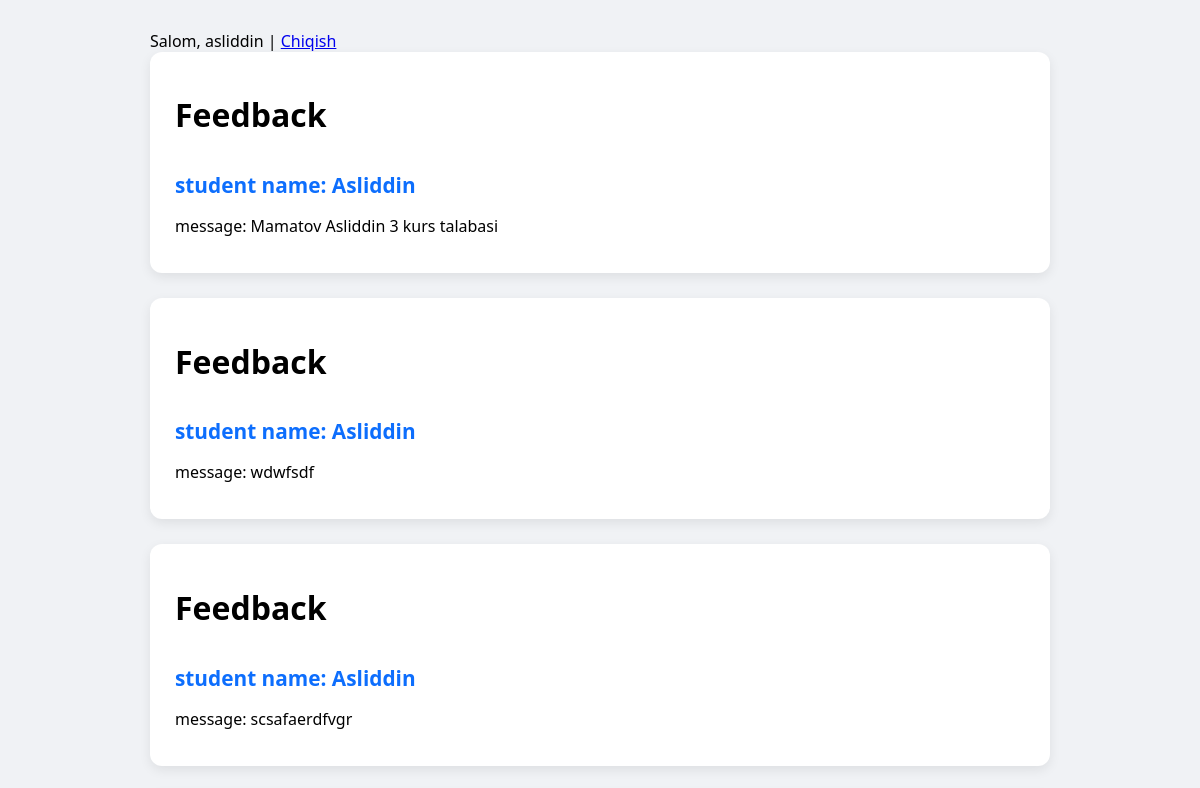
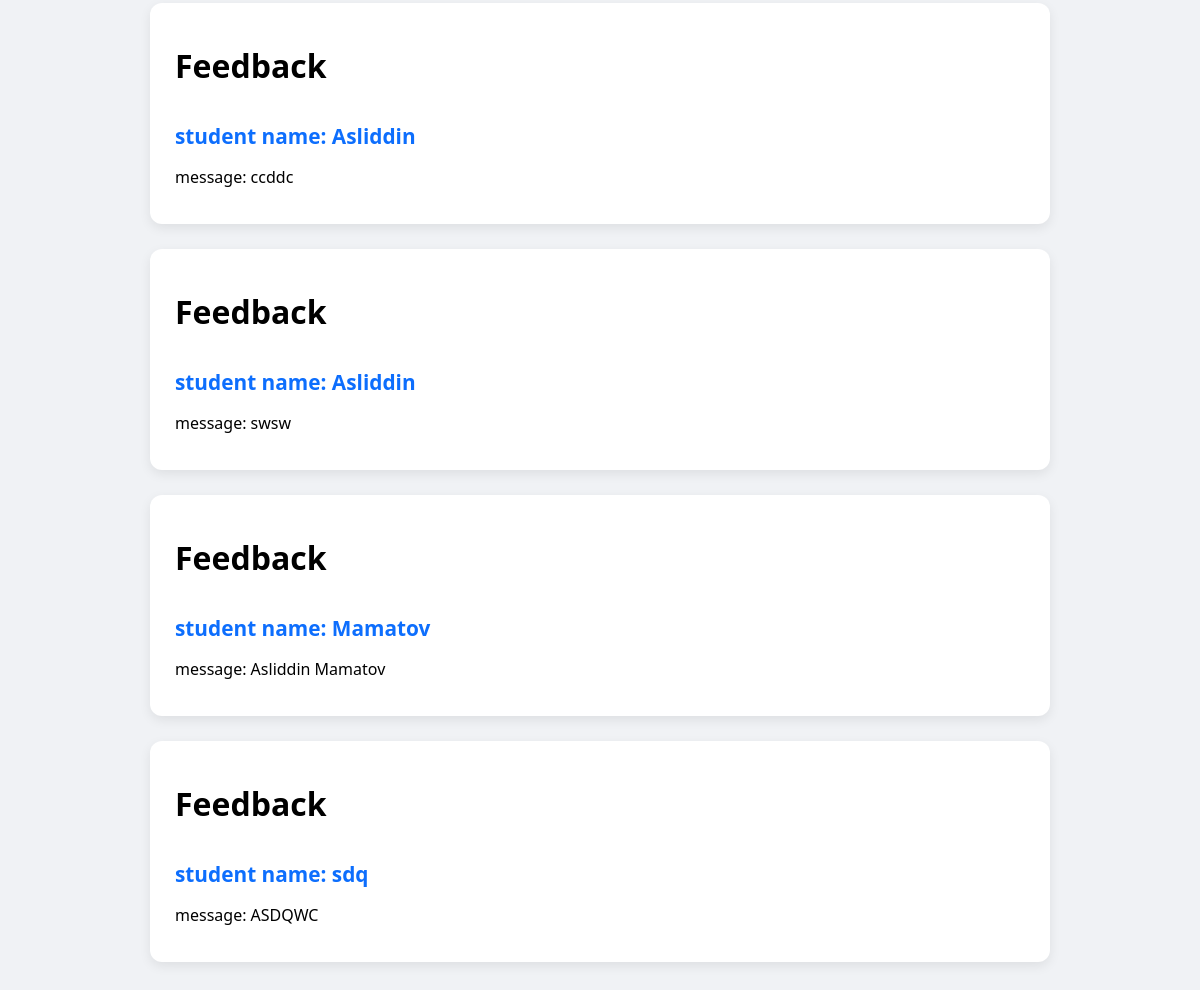
Screenshot of /feedback/ (signed in) with the database file from the repository (2 pictures, top to bottom).
### feedback/models.py (models this page shows, shortened)
class Feedback(models.Model):
    student_name = models.CharField(max_length=100)
    message = models.TextField()
    created_at = models.DateTimeField(auto_now_add=True)
    class Meta:
        db_table = 'feedback'
        ordering = ['student_name']
        verbose_name = 'Feedback'
        verbose_name_plural = 'Feedbacks'

### feedback/views.py (the view)
# urls.py: path('feedback/', views.feedback_list, name='feedback_list'),
def feedback_list(request):
    feedback_list = Feedback.objects.all()
    return render(request, 'feedback/list.html', {'feedback_list': feedback_list})

### Template/feedback/list.html (shortened to what this page needs)
{% extends 'base.html' %}
{% load static %}
{% block content %}
<div class="row">
    {% for feedback in feedback_list %}
        <div class="card">
            <div class="card-header">
                <h1>Feedback</h1>
            </div>
            <div class="card-body">
                <h5 class="card-title">
                        student name: {{ feedback.student_name }}
                </h5>
                <p class="card-text">message: {{ feedback.message }}</p>
            </div>
        </div>
    {% endfor %}
</div>
{% endblock %}

### Template/base.html (shortened to what this page needs)
<!DOCTYPE html>
<html lang="uz">
<head>
</head>
<body>
<div class="container">
        {% if user.is_authenticated %}
            Salom, {{ user.username }} |
            <a href="{% url 'logout' %}">Chiqish</a>
        {% else %}
            <div class="card">
                <h3>Iltimos, tizimga kirish yoki ro'yxatdan o'tish uchun havolalarni tanlang.</h3>
                <a class="nav-link" href="{% url 'login' %}">Login</a>
                <a class="nav-link" href="{% url 'register' %}">Register</a>
            </div>
        {% endif %}
    {% block content %}{% endblock %}
</div>
</body>
</html>

### Template/base.html (style rules this page uses)
body { font-family: 'Segoe UI', sans-serif; background-color: #f0f2f5; margin: 0; padding: 0; }
.container { max-width: 900px; margin: 30px auto; padding: 0 20px; }
.card { background: white; border-radius: 12px; box-shadow: 0 4px 12px rgba(0, 0, 0, 0.08); margin-bottom: 25px; padding: 20px 25px; transition: transform 0.2s ease; }
.card-title { font-size: 1.3rem; font-weight: 600; color: #0d6efd; margin-bottom: 15px; }

### rows the page displays
Feedback: student_name "Asliddin", message "Mamatov Asliddin 3 kurs talabasi"
Feedback: student_name "Asliddin", message "wdwfsdf"
Feedback: student_name "Asliddin", message "scsafaerdfvgr"
Feedback: student_name "Asliddin", message "ccddc"
Feedback: student_name "Asliddin", message "swsw"
Feedback: student_name "Mamatov", message "Asliddin Mamatov"
Feedback: student_name "sdq", message "ASDQWC"

### other values shown
{{ user.username }} "asliddin"
